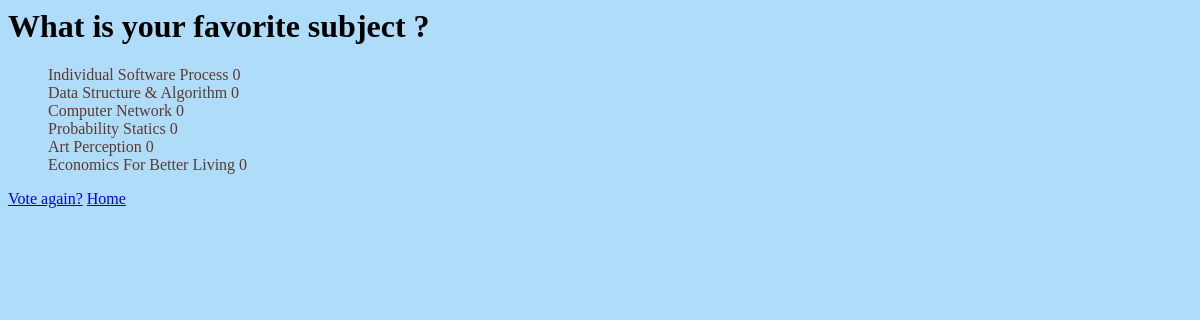
Screenshot of /polls/3/results/ with the database file from the repository.
### polls/models.py (models this page shows, shortened)
class Question(models.Model):
    question_text = models.CharField(max_length=200)
    pub_date = models.DateTimeField('date published')
    end_date = models.DateTimeField('date ended', null=True)
    def is_published(self):
        return timezone.localtime() >= self.pub_date
    def can_vote(self):
        if self.end_date:
            return self.pub_date <= timezone.localtime() <= self.end_date
        return self.is_published()

class Choice(models.Model):
    question = models.ForeignKey(Question, on_delete=models.CASCADE)
    choice_text = models.CharField(max_length=200)
    @property
    def votes(self) -> int:
        return Vote.objects.filter(choice=self).count()

### polls/views.py (the view)
# urls.py: path('<int:pk>/results/', views.ResultsView.as_view(), name='results'),
class ResultsView(generic.DetailView):
    model = Question
    template_name = 'polls/results.html'
    def get(self, request, pk):
        try:
            question = Question.objects.get(pk=pk)
        except (KeyError, Question.DoesNotExist):
            messages.error(request, 'Access to question denied.')
            return HttpResponseRedirect(reverse('polls:index'))
        if question.is_published():
            return render(request, 'polls/results.html',
                          {'question': question})
        messages.error(request, 'Access to question denied.')
        return HttpResponseRedirect(reverse('polls:index'))

### polls/templates/polls/results.html (shortened to what this page needs)
{% load static %}
<link rel="stylesheet" href="{% static 'polls/style.css' %}">
<html>
<head>
</head>
<body>
    <div class="polls">
        <h1>{{ question.question_text }}</h1>
        <ul>
            {% for choice in question.choice_set.all %}
            <li>
                <a>{{ choice.choice_text }}</a>
                <a>{{ choice.votes }}</a>
            </li>
            {% endfor %}
        </ul>
        {% if question.can_vote %}
        <a href="{% url 'polls:detail' question.id %}">Vote again?</a>
        {% endif %}
        <a href="{% url 'polls:index' %}">Home</a>
    </div>
</body>
</html>

### polls/static/polls/style.css (style rules this page uses)
li a { color: rgb(93, 58, 47); }
body { background: #afdcf9 no-repeat; font-family: Comic Sans MS; text-align: left; }
ul { list-style: none; }

### rows the page displays
Question: question_text "What is your favorite subject ?"
Choice: choice_text "Individual Software Process", votes "0"
Choice: choice_text "Data Structure & Algorithm", votes "0"
Choice: choice_text "Computer Network", votes "0"
Choice: choice_text "Probability Statics", votes "0"
Choice: choice_text "Art Perception", votes "0"
Choice: choice_text "Economics For Better Living", votes "0"
